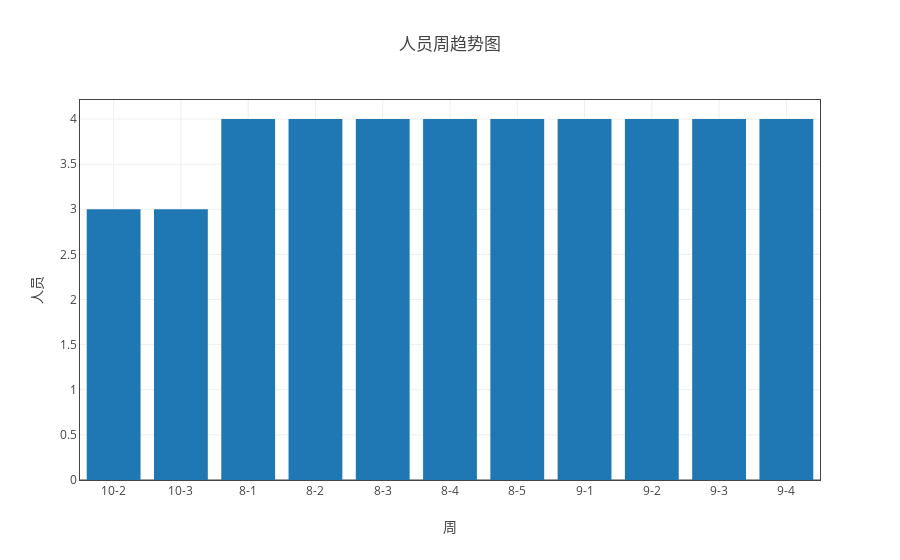
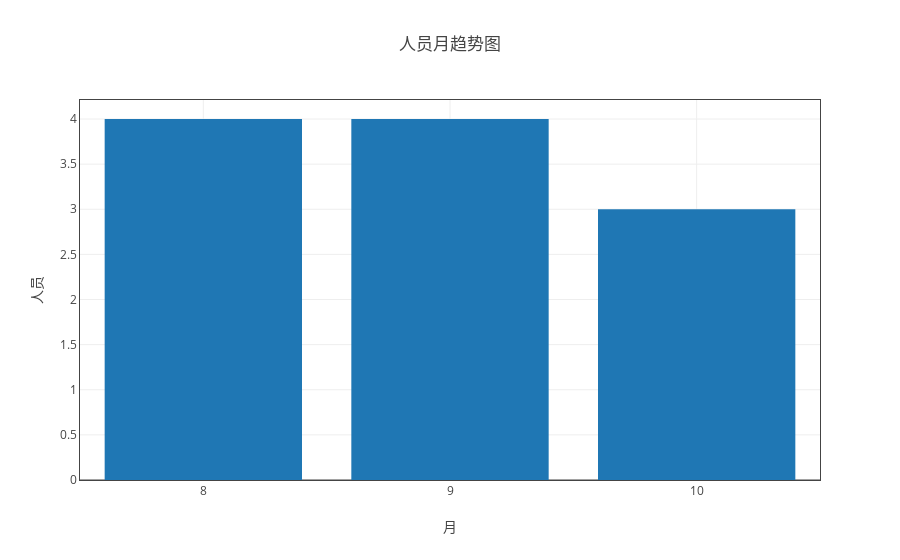

The notebook cell saved with these charts, in order:
### Markdown cell above
## 整体人员情况

### Code cell
ss = myModule.format(all_df1 ,"日期（格式“月-周次”）" ,['人员'])
tt = myModule.myPlot(ss.groupby('count'))
tt.plot('bar')

ss = myModule.format(all_df1 ,"month" ,['人员'] )
ss.get_average_by('日期（格式“月-周次”）')
tt = myModule.myPlot(ss.groupby("count") )# ,"日期（格式“月-周次”）" ,['人员'])
tt.plot('bar',tag='月')

### Figure 1 — Plotly figure (JSON) as saved in the notebook; plotly's stock layout.template omitted (floating-point values rounded to 4 significant figures)
{"data": [{"name": "人员", "type": "bar", "uid": "87064302-d69e-11e8-8ddb-a41f72875c19", "x": ["10-2", "10-3", "8-1", "8-2", "8-3", "8-4", "8-5", "9-1", "9-2", "9-3", "9-4"], "y": [3, 3, 4, 4, 4, 4, 4, 4, 4, 4, 4]}], "layout": {"title": "人员周趋势图", "xaxis": {"mirror": "all", "nticks": 20, "showgrid": true, "showline": true, "title": "周", "type": "category", "zeroline": true}, "yaxis": {"mirror": "all", "nticks": 20, "showgrid": true, "showline": true, "title": "人员", "zeroline": true}}}

### Figure 2 — Plotly figure (JSON) as saved in the notebook; plotly's stock layout.template omitted (floating-point values rounded to 4 significant figures)
{"data": [{"name": "人员", "type": "bar", "uid": "87064303-d69e-11e8-8ddb-a41f72875c19", "x": [8, 9, 10], "y": [4, 4, 3]}], "layout": {"title": "人员月趋势图", "xaxis": {"mirror": "all", "nticks": 20, "showgrid": true, "showline": true, "title": "月", "type": "category", "zeroline": true}, "yaxis": {"mirror": "all", "nticks": 20, "showgrid": true, "showline": true, "title": "人员", "zeroline": true}}}
